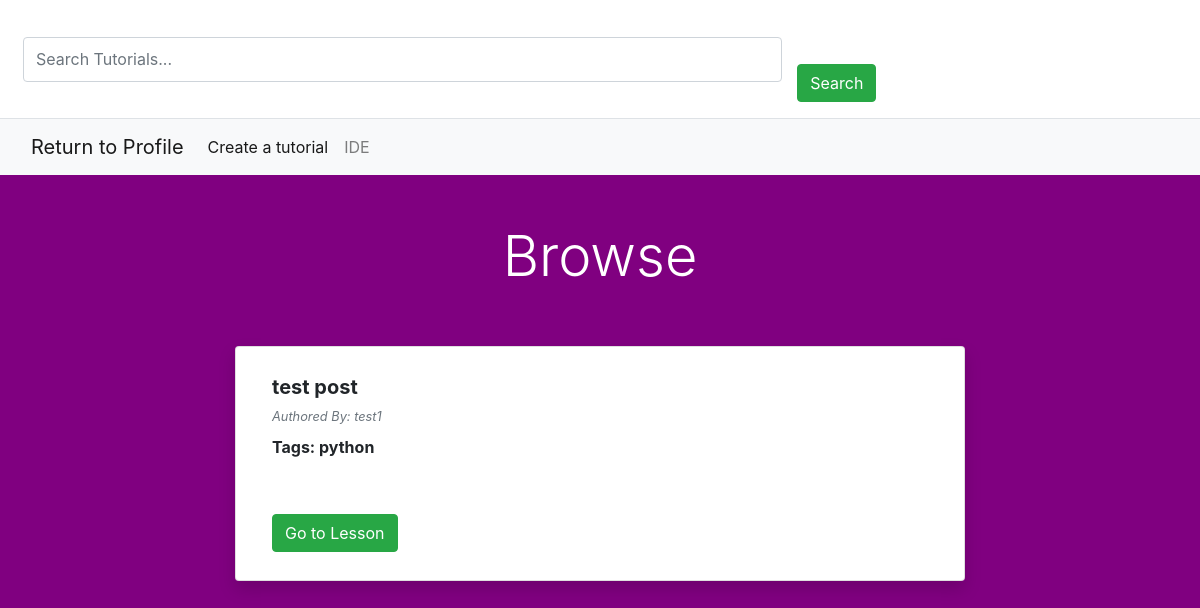
/lessons/browse (signed in), run on an earlier commit of the app's database.
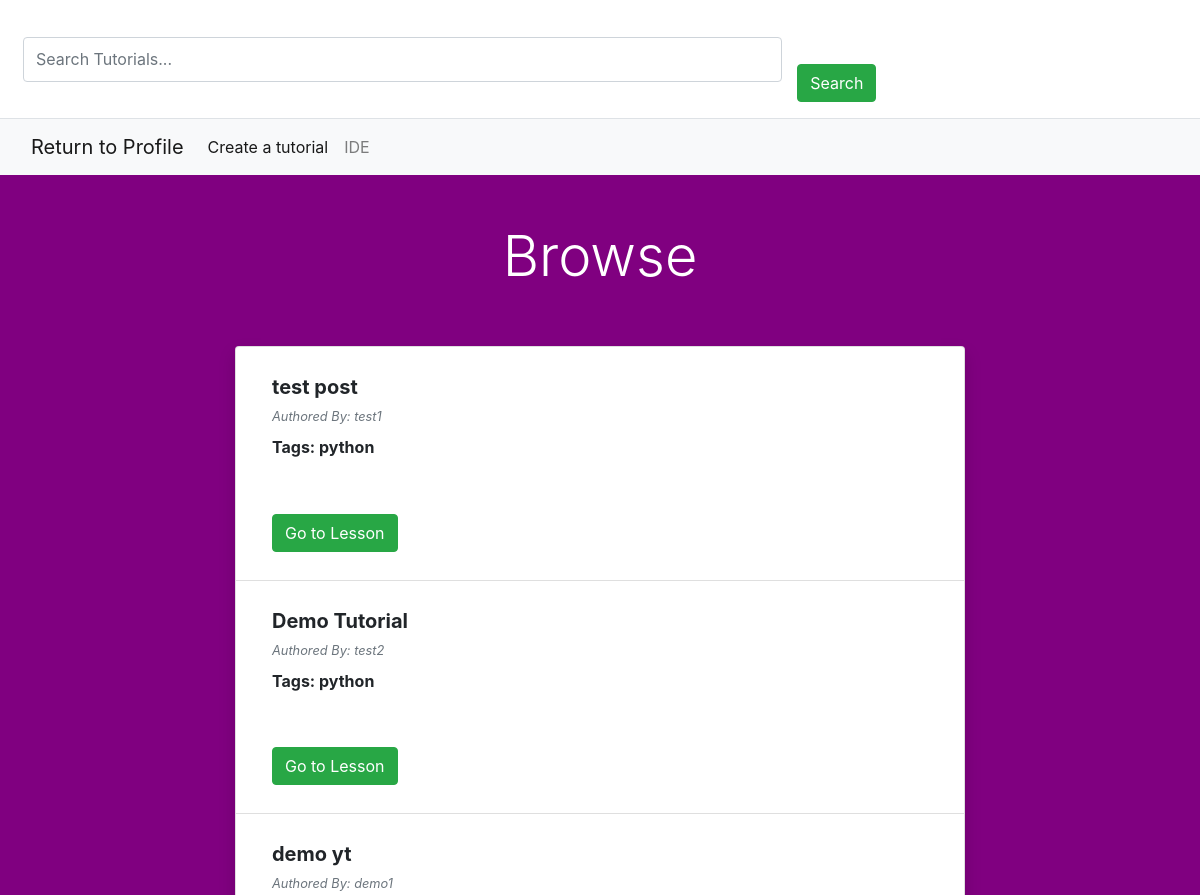
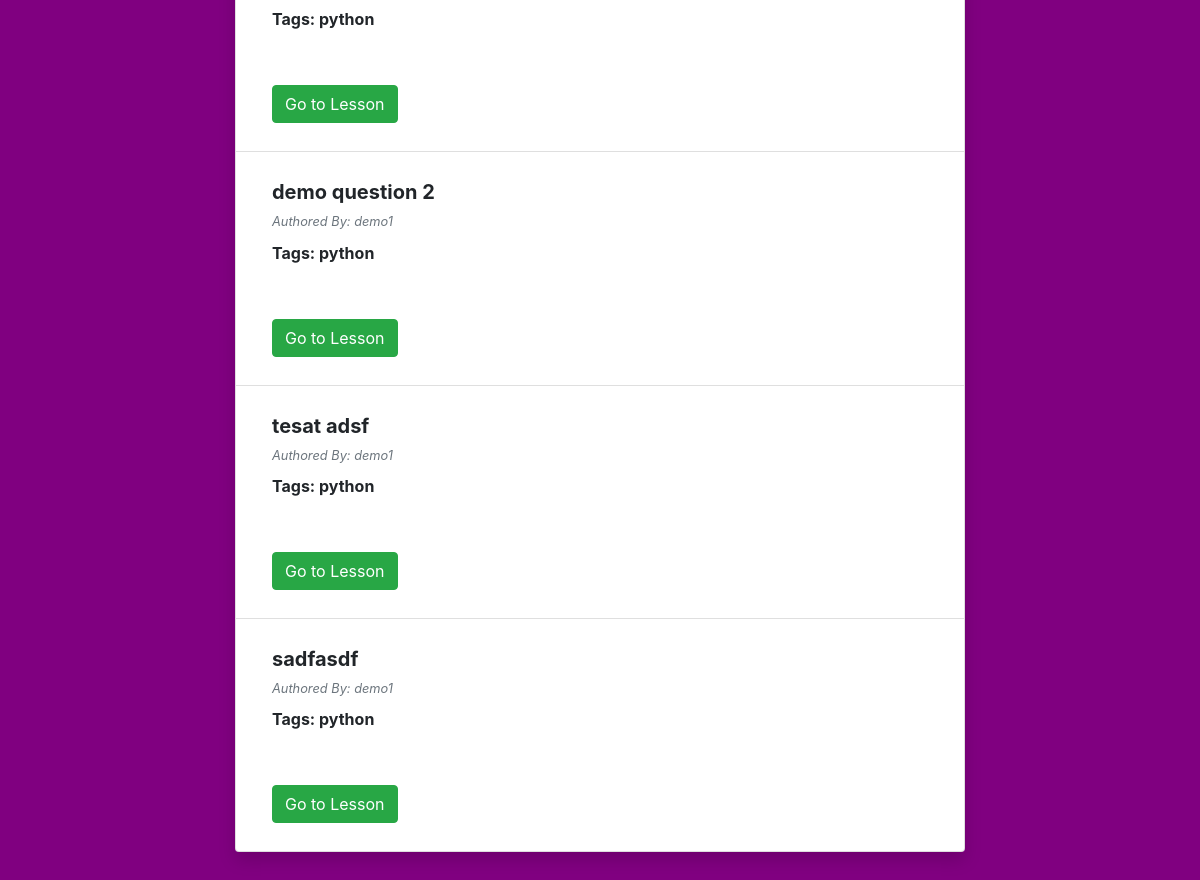
And on a later commit of the database (2 pictures, top to bottom).
### app/models.py (models this page shows, shortened)
class Lesson(models.Model):
  owner = models.ForeignKey(User, on_delete=models.SET_NULL, null=True)
  language = models.ForeignKey(Language, on_delete=models.CASCADE, default=DEFAULT_LANGUAGE_ID)
  title = models.CharField(null=True, blank=False, max_length=255)
  content = models.TextField()

class User(AbstractUser):
  lessons = models.ManyToManyField("Lesson")

class Language(models.Model):
  name = models.CharField(default="python", max_length=255)

### app/views.py (the view)
# urls.py: path('lessons/browse', views.browse, name="browse"),
@login_required(login_url='/accounts/login/')
def browse(request):
    lessons = Lesson.objects.all()
    return render(request, "app/lessons.html", {
        'lessons': lessons,
    })

### app/templates/app/lessons.html (shortened to what this page needs)
{% load static %}
<!DOCTYPE html>
<html lang="en">
<head>
    <link rel="stylesheet" href="https://stackpath.bootstrapcdn.com/bootstrap/4.3.1/css/bootstrap.min.css">
    <link rel="stylesheet" href="https://cdnjs.cloudflare.com/ajax/libs/font-awesome/4.0.3/css/font-awesome.css">
    <link rel="stylesheet" href="{% static 'css/lessons.css' %}">
</head>
<body>
  <header class="section-header">
    <section class="header-main border-bottom bg-white">
        <div class="container-fluid">
          <form class="" action="{% url 'app:search' %}" method="post">
            <div class="row p-2 pt-3 pb-3 d-flex align-items-center">
                <div class="col-md-8">
                    <div class="d-flex form-inputs"> <input class="form-control" type="text" name="search_input" placeholder="Search Tutorials...">
                    </div>
                </div>
                <input type="submit" class="btn btn-success mt-5" value="Search" />
            </div>
          </form>
        </div>
    </section>
    <nav class="navbar navbar-expand-lg navbar-light bg-light">
        <div class="container-fluid"> <a class="navbar-brand d-md-none d-md-flex" href="{% url 'app:profile' request.user.username %}">Return to Profile</a>
            <div class="collapse navbar-collapse" id="navbarNavDropdown">
                <ul class="navbar-nav">
                    <li class="nav-item"> <a class="nav-link active" aria-current="page" href="{% url 'app:create' %}">Create a tutorial</a> </li>
                    <li class="nav-item"> <a class="nav-link" href="{% url 'app:ide' %}">IDE</a> </li>
                </ul>
            </div>
        </div>
    </nav>
</header>
    <div class="container py-5">
        <div class="row text-center text-white mb-5">
            <div class="col-lg-7 mx-auto">
                <h1 class="display-4">Browse</h1>
            </div>
        </div>
        <div class="row">
            <div class="col-lg-8 mx-auto">
                <ul class="list-group shadow">
                  {% for lesson in lessons %}
                    <li class="list-group-item">
                        <div class="media align-items-lg-center flex-column flex-lg-row p-3">
                            <div class="media-body order-2 order-lg-1">
                                <h5 class="mt-0 font-weight-bold mb-2">{{ lesson.title }}</h5>
                                <p class="font-italic text-muted mb-0 small">Authored By: {{ lesson.owner.username }}</p>
                                <div class="d-flex align-items-center justify-content-between mt-1">
                                    <h6 class="font-weight-bold my-2">Tags: {{ lesson.language.name }}</h6>
                                </div>
                                <a href="{% url 'app:lesson' lesson.title %}" class="btn btn-success mt-5">Go to Lesson</a>
                        </div>
                    </li>
                    {% endfor %}
                </ul>
            </div>
        </div>
    </div>
</body>
</html>

### app/static/css/lessons.css (style rules this page uses)
body { background-color: purple }
.form-inputs { position: relative }
.form-inputs .form-control { height: 45px }

What changed in the data, as far as the page shows it:
added Lesson: title "Demo Tutorial", owner.username "test2", language.name "python"
added Lesson: title "demo yt", owner.username "demo1", language.name "python"
added Lesson: title "demo question 2", owner.username "demo1", language.name "python"
added Lesson: title "tesat adsf", owner.username "demo1", language.name "python"
added Lesson: title "sadfasdf", owner.username "demo1", language.name "python"
